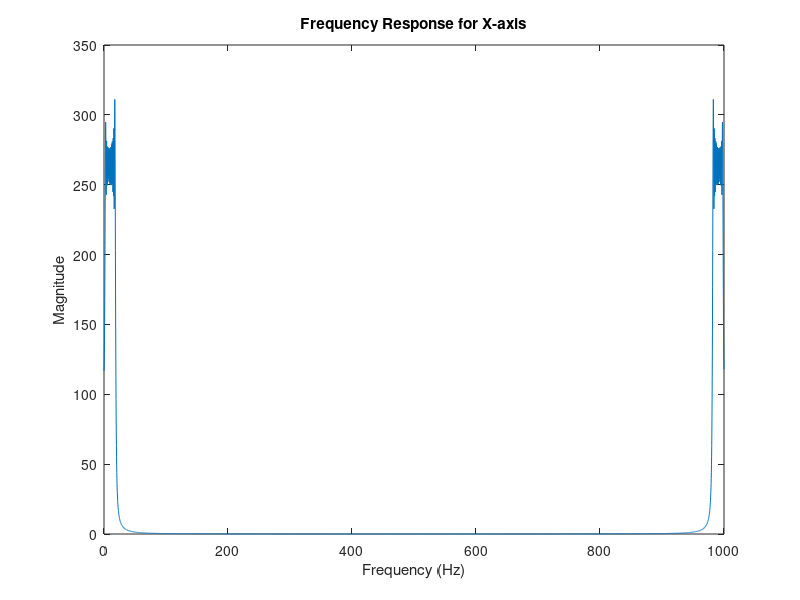
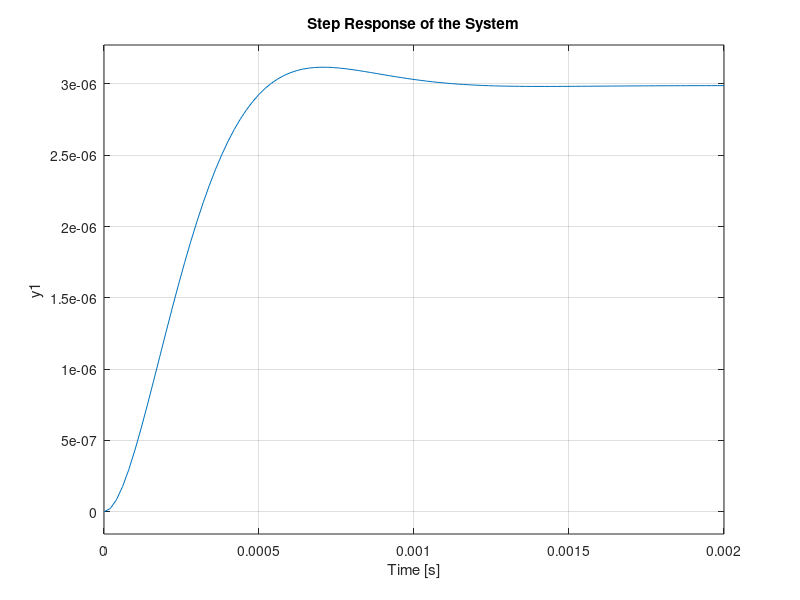

Write MATLAB code to recreate these figures, in order.
% Swept-sine frequency response for the x-axis

% Define parameters
duration = 5;           % Duration of the signal in seconds
fs = 1000;              % Sampling frequency in Hz
f_start = 1;            % Start frequency in Hz
f_end = 10;             % End frequency in Hz

% Generate swept-sine signal
t = 0:1/fs:duration;
frequencies = linspace(f_start, f_end, length(t));
swept_sine = sin(2*pi*frequencies.*t);

% Perform FFT to analyze frequency content
N = length(swept_sine);
frequencies_fft = linspace(0, fs, N);
swept_sine_fft = fft(swept_sine);
magnitude_spectrum = abs(swept_sine_fft);

% Plot frequency response
figure;
plot(frequencies_fft, magnitude_spectrum);
title('Frequency Response for X-axis');
xlabel('Frequency (Hz)');
ylabel('Magnitude');

% Identify the peak at 1 kHz
target_frequency = 1000;
[~, idx] = min(abs(frequencies_fft - target_frequency));
magnitude_at_1kHz = magnitude_spectrum(idx);
phase_at_1kHz = angle(swept_sine_fft(idx));

% Display magnitude and phase at 1 kHz
disp(['Magnitude at 1 kHz: ' num2str(magnitude_at_1kHz)]);
disp(['Phase at 1 kHz: ' num2str(phase_at_1kHz)]);

% Build a transfer function or state-space model
% (This part depends on the specific characteristics of your system)

% For example, if you assume a simple second-order system:
omega = 2 * pi * target_frequency;
zeta = 0.707; % Damping ratio
numerator = magnitude_at_1kHz;
denominator = [1, 2 * zeta * omega, omega^2];
sys = tf(numerator, denominator);

% Display the transfer function
disp('Transfer Function:');
disp(sys);

% Optional: Plot the step response
figure;
step(sys);
title('Step Response of the System');
